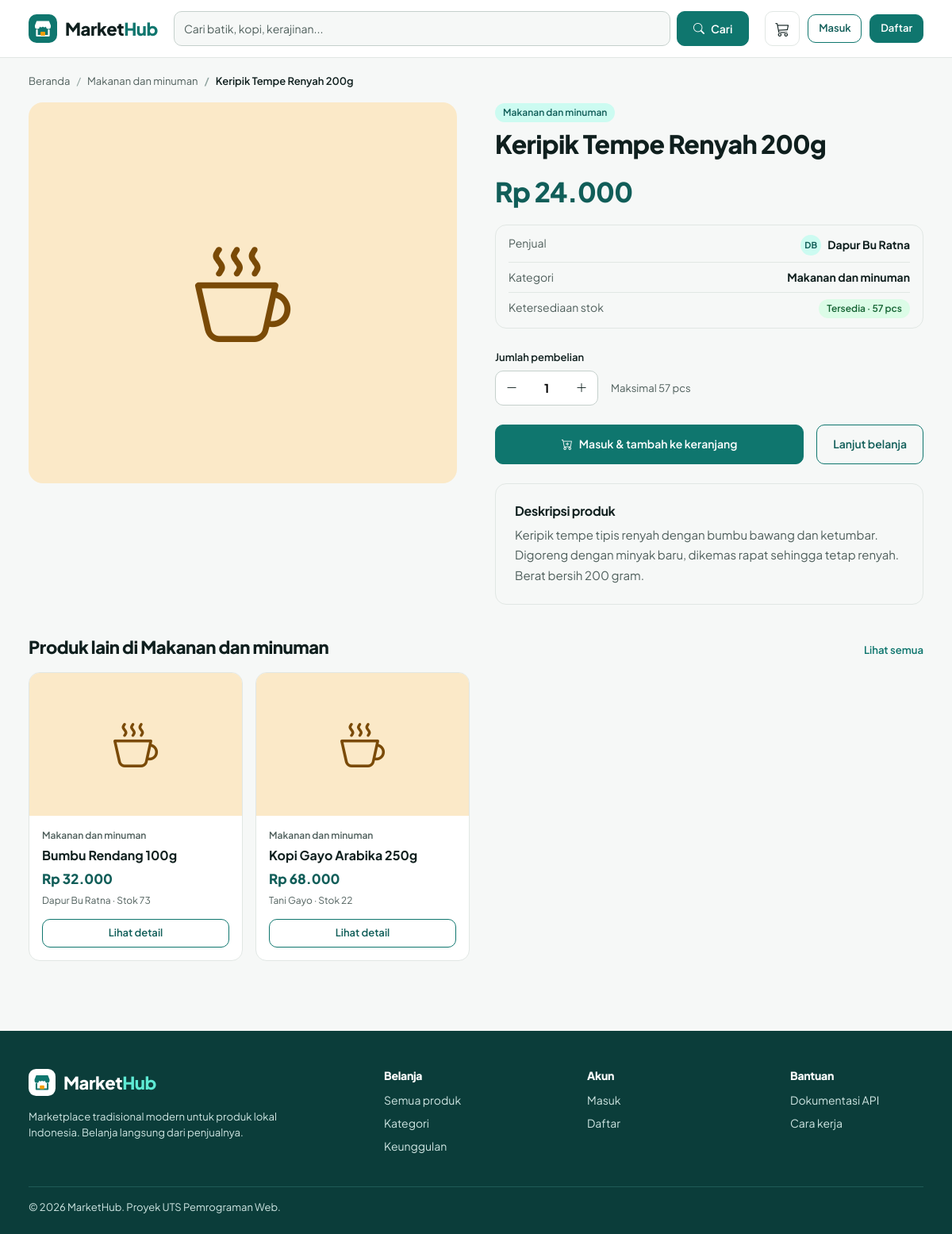
Screenshot of /detail-produk.php?id=8 with the database file from the repository.
### tables this page shows
CREATE TABLE produk (
  id          INT UNSIGNED NOT NULL AUTO_INCREMENT,
  kategori_id INT UNSIGNED NOT NULL,
  penjual_id  INT UNSIGNED NOT NULL,
  nama_produk VARCHAR(150) NOT NULL,
  deskripsi   TEXT NOT NULL,
  harga       DECIMAL(12,0) NOT NULL,
  stok        INT NOT NULL DEFAULT 0,
  gambar      VARCHAR(255) DEFAULT NULL,
  created_at  TIMESTAMP NOT NULL DEFAULT CURRENT_TIMESTAMP,
  updated_at  TIMESTAMP NOT NULL DEFAULT CURRENT_TIMESTAMP ON UPDATE CURRENT_TIMESTAMP,
  PRIMARY KEY (id),
  KEY idx_produk_kategori (kategori_id),
  KEY idx_produk_penjual (penjual_id),
  CONSTRAINT fk_produk_kategori FOREIGN KEY (kategori_id) REFERENCES kategori (id) ON DELETE RESTRICT ON UPDATE CASCADE,
  CONSTRAINT fk_produk_penjual  FOREIGN KEY (penjual_id)  REFERENCES users (id)    ON DELETE RESTRICT ON UPDATE CASCADE,
  CONSTRAINT chk_produk_stok  CHECK (stok >= 0),
  CONSTRAINT chk_produk_harga CHECK (harga >= 0)
);

CREATE TABLE kategori (
  id            INT UNSIGNED NOT NULL AUTO_INCREMENT,
  nama_kategori VARCHAR(100) NOT NULL,
  slug          VARCHAR(120) NOT NULL,
  PRIMARY KEY (id),
  UNIQUE KEY uq_kategori_slug (slug)
);

CREATE TABLE users (
  id         INT UNSIGNED NOT NULL AUTO_INCREMENT,
  nama       VARCHAR(100) NOT NULL,
  email      VARCHAR(150) NOT NULL,
  password   VARCHAR(255) NOT NULL,
  role       ENUM('admin','penjual','pembeli') NOT NULL DEFAULT 'pembeli',
  status     ENUM('aktif','nonaktif') NOT NULL DEFAULT 'aktif',  
  created_at TIMESTAMP NOT NULL DEFAULT CURRENT_TIMESTAMP,
  PRIMARY KEY (id),
  UNIQUE KEY uq_users_email (email)
);

### auth/session.php (called while the page is built, shortened)
<?php
function current_user()
{
    static $user = false;
    if ($user !== false) {
        return $user;
    }
    $user = null;
    return $user;
}

### detail-produk.php (the view, shortened to what this page needs)
<?php
$p = produk_find((int) get('id'));
$u = current_user();
$stok = (int) $p['stok'];
$related = db_all("SELECT p.*, k.nama_kategori, u.nama AS penjual_nama FROM produk p
    JOIN kategori k ON k.id = p.kategori_id JOIN users u ON u.id = p.penjual_id
    WHERE p.kategori_id = ? AND p.id <> ? AND u.status = 'aktif' ORDER BY p.created_at DESC LIMIT 4",
    [(int) $p['kategori_id'], (int) $p['id']]);
$canBuy = !$u || $u['role'] === 'pembeli';
require __DIR__ . '/includes/header.php';
?>
<nav aria-label="Breadcrumb"><ol class="breadcrumb">
  <li class="breadcrumb-item"><a href="<?= e(url('beranda.php')) ?>">Beranda</a></li>
  <li class="breadcrumb-item"><a href="<?= e(url('kategori.php?slug=' . $p['kategori_slug'])) ?>"><?= e($p['nama_kategori']) ?></a></li>
  <li class="breadcrumb-item active" aria-current="page"><?= e($p['nama_produk']) ?></li>
</ol></nav>
<div class="row g-4 g-lg-5">
  <div class="col-lg-6"><?= produk_img($p, 'img-big') ?></div>
  <div class="col-lg-6">
    <span class="st" style="background:var(--mh-pl);color:var(--mh-pd)"><?= e($p['nama_kategori']) ?></span>
    <h1 class="mt-2" style="font-size:32px;line-height:1.2"><?= e($p['nama_produk']) ?></h1>
    <div class="mt-3" style="font-size:34px;font-weight:800;color:var(--mh-pd);letter-spacing:-.02em"><?= rupiah($p['harga']) ?></div>
    <div class="card mt-3 px-3 py-1">
      <div class="mh-sum py-2"><span class="text-muted">Penjual</span><b class="d-flex align-items-center gap-2"><span class="mh-av" style="width:26px;height:26px;font-size:11px"><?= e(initials($p['penjual_nama'])) ?></span><?= e($p['penjual_nama']) ?></b></div>
      <div class="mh-sum py-2 border-top"><span class="text-muted">Kategori</span><b><?= e($p['nama_kategori']) ?></b></div>
      <div class="mh-sum py-2 border-top"><span class="text-muted">Ketersediaan stok</span>
        <?php if ($stok <= 0): ?><span class="st st-dibatalkan">Stok habis</span>
        <?php else: ?><span class="st st-selesai">Tersedia · <?= $stok ?> pcs</span><?php endif; ?></div>
    </div>
    <?php if ($canBuy): ?>
    <form method="post" action="<?= e(url('pembeli/tambah-keranjang.php')) ?>" class="mt-4">
      <label class="form-label" for="jumlah">Jumlah pembelian</label>
      <div class="d-flex align-items-center gap-3 flex-wrap">
        <div class="mh-qty" data-qty data-max="<?= max(1, $stok) ?>">
          <button type="button" data-act="minus" aria-label="Kurangi" <?= $stok <= 0 ? 'disabled' : '' ?>><i class="bi bi-dash-lg"></i></button>
          <input type="number" id="jumlah" name="jumlah" value="1" min="1" max="<?= max(1, $stok) ?>" <?= $stok <= 0 ? 'disabled' : '' ?> aria-label="Jumlah">
          <button type="button" data-act="plus" aria-label="Tambah" <?= $stok <= 0 ? 'disabled' : '' ?>><i class="bi bi-plus-lg"></i></button>
        </div>
        <span class="text-muted small">Maksimal <?= $stok ?> pcs</span>
      </div>
      <div class="d-flex gap-3 flex-wrap mt-4">
        <button class="btn btn-primary flex-fill" type="submit" style="min-height:50px" <?= $stok <= 0 ? 'disabled' : '' ?>>
          <i class="bi bi-cart-plus"></i><?= $u ? 'Tambah ke keranjang' : 'Masuk &amp; tambah ke keranjang' ?></button>
        <a class="btn btn-outline-primary" style="min-height:50px" href="<?= e(url('beranda.php')) ?>">Lanjut belanja</a>
      </div>
    </form>
    <?php endif; ?>
    <div class="card card-pad mt-4">
      <h2 class="h6 fw-bold mb-2">Deskripsi produk</h2>
      <p class="text-muted mb-0" style="line-height:1.7"><?= nl2br(e($p['deskripsi'])) ?></p>
    </div>
  </div>
</div>
<?php if ($related): ?>
  <div class="mh-sh"><h2>Produk lain di <?= e($p['nama_kategori']) ?></h2><a class="fw-600 small" href="<?= e(url('kategori.php?slug=' . $p['kategori_slug'])) ?>">Lihat semua</a></div>
  <div class="row g-3 row-cols-1 row-cols-sm-2 row-cols-lg-4">
    <?php foreach ($related as $r) { echo render_product_card($r); } ?>
  </div>
<?php endif; ?>
<?php require __DIR__ . '/includes/footer.php'; ?>

### includes/functions.php (shortened to what this page needs)
<?php
function db_stmt($sql, array $params = [])
{
    global $conn;
    $st = $conn->prepare($sql);
    if ($params) {
        $types = '';
        foreach ($params as $p) {
            $types .= is_int($p) ? 'i' : (is_float($p) ? 'd' : 's');
        }
        $st->bind_param($types, ...$params);
    }
    $st->execute();
    return $st;
}
function db_all($sql, array $params = [])
{
    $st = db_stmt($sql, $params);
    $rows = $st->get_result()->fetch_all(MYSQLI_ASSOC);
    return $rows;
}
function db_row($sql, array $params = [])
{
    $rows = db_all($sql, $params);
    return $rows[0] ?? null;
}
function e($v)
{
    return htmlspecialchars((string) $v, ENT_QUOTES, 'UTF-8');
}
function url($path = '')
{
    return BASE_URL . '/' . ltrim($path, '/');
}
function get($key, $default = '')
{
    $v = $_GET[$key] ?? $default;
    return is_string($v) ? trim($v) : $default;
}
function rupiah($n)
{
    return 'Rp ' . number_format((float) $n, 0, ',', '.');
}
function initials($name)
{
    $parts = preg_split('/\s+/', trim((string) $name));
    $i = strtoupper(substr($parts[0] ?? '', 0, 1) . substr($parts[1] ?? '', 0, 1));
    return $i !== '' ? $i : 'U';
}
function logo_svg($size = 36, $inverse = false)
{
    $bg = $inverse ? '#FFFFFF' : '#0F766E';
    $fg = $inverse ? '#0F766E' : '#FFFFFF';
    return '<svg width="' . $size . '" height="' . $size . '" viewBox="0 0 36 36" aria-hidden="true"><rect width="36" height="36" rx="10" fill="' . $bg . '"/>'
        . '<path d="M8 14l2.2-5.5h15.6L28 14v1.5a3 3 0 01-6 0 3 3 0 01-4 0 3 3 0 01-4 0 3 3 0 01-6 0z" fill="' . $fg . '"/>'
        . '<path d="M10.5 20v7h15v-7" stroke="' . $fg . '" stroke-width="2.2" fill="none" stroke-linecap="round" stroke-linejoin="round"/>'
        . '<rect x="15" y="22" width="6" height="5" rx="1" fill="#F59E0B"/></svg>';
}
function kategori_style($kategoriId)
{
    $set = [
        ['#E8E1F5', '#4C3A8A', 'bi-handbag'],
        ['#FBE9C8', '#7A4A06', 'bi-cup-hot'],
        ['#D9F2EE', '#115E59', 'bi-basket2'],
        ['#FADBD2', '#8A2F17', 'bi-house-heart'],
        ['#DDEBD0', '#2F5A14', 'bi-flower1'],
        ['#E2E8F0', '#334155', 'bi-gem'],
    ];
    return $set[(((int) $kategoriId) - 1 + count($set) * 10) % count($set)];
}
function produk_img(array $p, $cls = 'img-card')
{
    [$bg, $fg, $icon] = kategori_style($p['kategori_id'] ?? 0);
    $file = $p['gambar'] ?? '';
    if ($file && is_file(UPLOAD_DIR . '/' . basename($file))) {
        $inner = '<img src="' . e(url('uploads/produk/' . basename($file))) . '" alt="' . e($p['nama_produk'] ?? 'Produk') . '" loading="lazy">';
    } else {
        $inner = '<i class="bi ' . $icon . '" aria-hidden="true"></i>';
    }
    return '<span class="mh-img ' . $cls . '" style="background:' . $bg . ';color:' . $fg . '">' . $inner . '</span>';
}
function render_product_card(array $p)
{
    $stok = (int) $p['stok'];
    $tag = $stok <= 0 ? '<span class="tag tag-out">Habis</span>' : ($stok <= 5 ? '<span class="tag">Stok terbatas</span>' : '');
    $link = url('detail-produk.php?id=' . (int) $p['id']);
    return '<div class="col"><article class="pc h-100">'
        . '<a class="pi-wrap" href="' . e($link) . '" aria-label="' . e($p['nama_produk']) . '">' . produk_img($p, 'img-card') . $tag . '</a>'
        . '<div class="pb"><span class="pk">' . e($p['nama_kategori']) . '</span>'
        . '<h3 class="pn">' . e($p['nama_produk']) . '</h3>'
        . '<span class="pr">' . rupiah($p['harga']) . '</span>'
        . '<span class="ps">' . e($p['penjual_nama']) . ' · Stok ' . $stok . '</span>'
        . '<a class="btn btn-outline-primary btn-sm w-100 mt-auto" href="' . e($link) . '">Lihat detail</a></div></article></div>';
}
function produk_find($id)
{
    return db_row('SELECT p.*, k.nama_kategori, k.slug AS kategori_slug, u.nama AS penjual_nama, u.status AS penjual_status
        FROM produk p JOIN kategori k ON k.id = p.kategori_id JOIN users u ON u.id = p.penjual_id WHERE p.id = ?', [(int) $id]);
}

### assets/css/style.css (style rules this page uses)
:root { --mh-p:#0F766E;--mh-pd:#115E59;--mh-pl:#CCFBF1;--mh-px:#F0FDFA;--mh-a:#F59E0B;--mh-dark:#0B3D3A; --mh-ink:#0F1F1E;--mh-mut:#4F5F5C;--mh-line:#E1E7E4;--mh-bg:#F6F8F7; --bs-primary:#0F766E;--bs-primary-rgb:15,118,110; --bs-link-color:#0F766E;--bs-link-color-rgb:15,118,110;--bs-link-hover-color:#115E59;--bs-link-hover-color-rgb:17,94,89; --bs-body-font-family:'Plus Jakarta Sans',system-ui,-apple-system,'Segoe UI',sans-serif; --bs-body-color:#0F1F1E;--bs-body-color-rgb:15,31,30;--bs-body-bg:#F6F8F7;--bs-body-font-size:.9375rem; --bs-border-color:#E1E7E4;--bs-border-radius:.625rem;--bs-secondary-color:#4F5F5C; }
body { font-family:var(--bs-body-font-family);line-height:1.5;-webkit-font-smoothing:antialiased }
h1,h2,h3,h4,h5 { font-weight:800;letter-spacing:-.02em }
a { text-decoration:none }
.text-muted,.mut { color:var(--mh-mut)!important }
.fw-600 { font-weight:600 }
.btn { --bs-btn-border-radius:10px;display:inline-flex;align-items:center;justify-content:center;gap:.5rem;min-height:44px;padding:0 1.25rem;font-weight:600;font-size:14px;white-space:nowrap }
.btn-sm { --bs-btn-border-radius:10px;min-height:36px;padding:0 .8rem;font-size:13px }
.btn-primary { --bs-btn-bg:#0F766E;--bs-btn-border-color:#0F766E;--bs-btn-hover-bg:#115E59;--bs-btn-hover-border-color:#115E59;--bs-btn-active-bg:#0B3D3A;--bs-btn-active-border-color:#0B3D3A;--bs-btn-disabled-bg:#0F766E;--bs-btn-disabled-border-color:#0F766E }
.btn-outline-primary { --bs-btn-color:#115E59;--bs-btn-border-color:#0F766E;--bs-btn-hover-bg:#0F766E;--bs-btn-hover-border-color:#0F766E;--bs-btn-active-bg:#115E59;--bs-btn-disabled-color:#115E59;--bs-btn-disabled-border-color:#0F766E }
.form-label { font-weight:600;font-size:13px;margin-bottom:.4rem }
.card { --bs-card-border-radius:14px;--bs-card-border-color:var(--mh-line);--bs-card-inner-border-radius:13px;border-radius:14px }
.card-pad { padding:24px }
.st { display:inline-block;padding:3px 10px;border-radius:999px;font-size:12px;font-weight:600;white-space:nowrap }
.st-selesai { background:#DCFCE7;color:#166534 }
.mh-img { display:flex;align-items:center;justify-content:center;overflow:hidden;position:relative;flex:none }
.mh-img .bi { font-size:56px;line-height:1 }
.img-card { width:100%;height:180px }
.img-big { width:100%;height:480px;border-radius:18px }
.img-big .bi { font-size:120px }
.mh-av { width:36px;height:36px;border-radius:50%;background:var(--mh-pl);color:var(--mh-pd);display:flex;align-items:center;justify-content:center;font-weight:700;font-size:14px;flex:none }
.breadcrumb { --bs-breadcrumb-divider-color:#8FA39F;font-size:13px;padding:20px 0 16px;margin:0 }
.breadcrumb a { color:var(--mh-mut) }
.breadcrumb-item.active { color:var(--mh-ink);font-weight:600 }
.mh-sh { display:flex;justify-content:space-between;align-items:end;gap:12px;margin:40px 0 18px }
.mh-sh h2 { font-size:22px;margin:0 }
.pc { background:#fff;border:1px solid var(--mh-line);border-radius:14px;overflow:hidden;display:flex;flex-direction:column;transition:box-shadow .15s,transform .15s }
.pi-wrap { position:relative;display:block }
.pb { padding:16px;display:flex;flex-direction:column;gap:6px;flex:1 }
.pk { font-size:12px;color:var(--mh-mut);font-weight:600 }
.pn { font-weight:700;font-size:16px;line-height:1.3;margin:0;letter-spacing:0 }
.pr { font-weight:800;color:var(--mh-pd);font-size:17px }
.ps { font-size:12px;color:var(--mh-mut);margin-bottom:8px }
.mh-qty { display:inline-flex;align-items:center;border:1px solid #C5D0CC;border-radius:10px;background:#fff;overflow:hidden }
.mh-qty button { width:40px;height:42px;border:0;background:none;cursor:pointer;color:var(--mh-ink);display:flex;align-items:center;justify-content:center }
.mh-qty input,.mh-qty span { width:48px;text-align:center;font-weight:700;border:0;background:none;padding:0;-moz-appearance:textfield }
.mh-sum { display:flex;justify-content:space-between;gap:12px;padding:6px 0;font-size:14px }

### rows the page displays
produk: kategori.nama_kategori "Makanan dan minuman", nama_produk "Keripik Tempe Renyah 200g", harga "Rp 24.000", penjual.nama "DB", penjual.nama "Dapur Bu Ratna", stok "57", jumlah "1", deskripsi "Keripik tempe tipis renyah dengan bumbu bawang dan ketumbar. Digoreng dengan minyak baru, dikemas rapat sehingga tetap renyah. Berat bersih 200 gram."
produk: kategori.nama_kategori "Makanan dan minuman", nama_produk "Bumbu Rendang 100g", harga "Rp 32.000", penjual.nama "Dapur Bu Ratna", stok "73"
produk: kategori.nama_kategori "Makanan dan minuman", nama_produk "Kopi Gayo Arabika 250g", harga "Rp 68.000", penjual.nama "Tani Gayo", stok "22"
